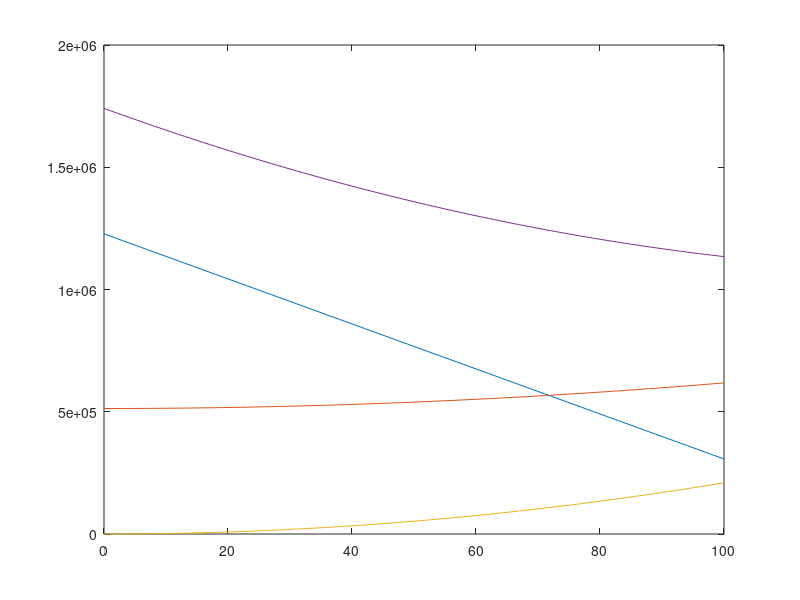

Write the MATLAB code that produced this figure.
%helicopters

mass = 17650 * 0.45359237; %lbs to kg
weight = mass * 9.80665;
blade_radius = 24 * 0.3048; %ft to m
omega_r = 221.2848;
rho = 1.225;
solidity = 0.092;

%% hover
FM = 0.6;
CL_medium = 0.55;
CD_p_medium = 0.02;

k = 1.15;

P_id = weight * sqrt(weight/(2*rho*pi*blade_radius^2));
v_i = sqrt(weight/(2*rho*pi*blade_radius^2));

%ACT
P_hov_ACT = P_id / FM;

%BEM
CT_BEM = solidity*CL_medium/6.6;
T_BEM = CT_BEM*(rho*pi*blade_radius^2*omega_r^2);
P_i_BEM = k*T_BEM*v_i;
P_p_BEM = solidity*CD_p_medium/8*rho*omega_r^3*pi*blade_radius^2;
P_hov_BEM = P_i_BEM + P_p_BEM;
FM_BEM = P_i_BEM/P_hov_BEM;

%% forward flight
V = 0:100;

mu = V/omega_r;

P_ind_fw_rotor = P_i_BEM - (V)/V(end)*(0.75*P_i_BEM);
P_profiledrag_fw_rotor = P_p_BEM.*(1+mu.^2);
P_drag_fw_rotor = P_p_BEM.*mu.^2.*2;

P_p_fw_rotor = P_p_BEM.*(1+4.65*mu.^2);
P_total = P_ind_fw_rotor + P_profiledrag_fw_rotor + P_drag_fw_rotor;

plot(V, P_ind_fw_rotor); hold on; plot(V, P_profiledrag_fw_rotor); hold on; plot(V, P_drag_fw_rotor); hold on; plot(V, P_total)

